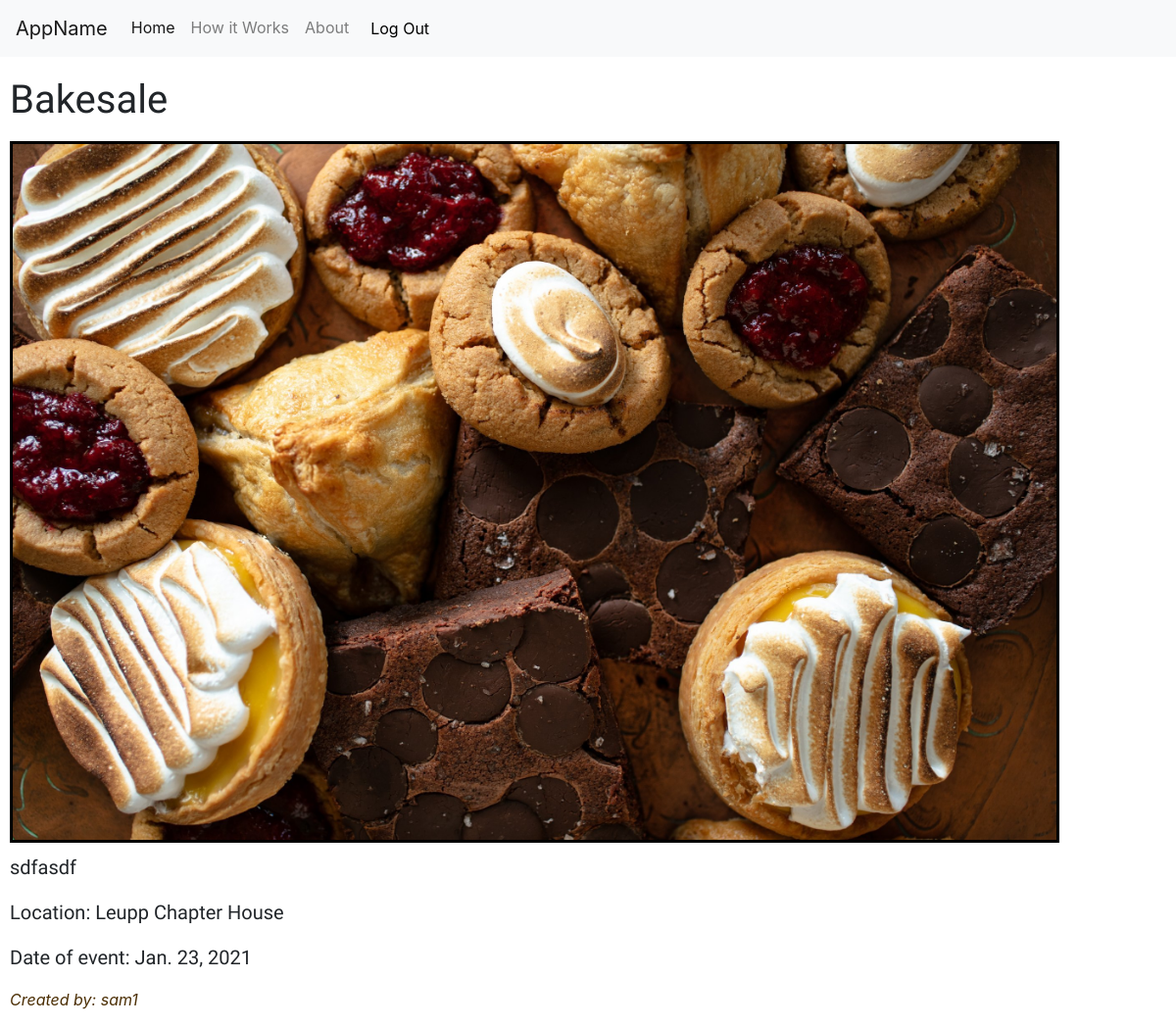
Page /events/bakesale/ (signed in) on the committed database.
### events/models.py (models this page shows, shortened)
class Event(models.Model):
    title=models.CharField(max_length=100)
    slug=models.SlugField(null=True, blank=True)
    description=models.TextField()
    location=models.CharField(max_length=100)
    date=models.DateField()
    thumb=models.ImageField(default='default.png', blank=True)
    author = models.ForeignKey(User, on_delete=models.CASCADE, default=None)

### events/views.py (the view)
# urls.py: path('<slug:slug>/', views.event_detail, name='detail'),
@login_required(login_url="/accounts/login")
def event_detail(request, slug):
    event = Event.objects.get(slug=slug)
    return render(request, 'events/event_detail.html', {'event': event })

### events/templates/events/event_detail.html
{% extends 'base_layout.html' %}
{% block content %}
<div class="event-detail">
    <div class="event">
        <h2>{{event.title}}</h2>
        <img class="event-img" src="{{event.thumb.url}}" alt="photo">
        <p>{{event.description}}</p>
        <p>Location: {{event.location}}</p>
        <p>Date of event: {{event.date}}</p>
    </div>
    {% if user.is_authenticated %}
    <p class="signed-username">Created by: {{ user.username }}</p>
    {% endif %}
</div>
{% endblock %}

### css/styles.css (style rules this page uses)
.event-detail { padding-top: 20px; padding-left: 10px; }
.event p { font-family: 'Source Sans Pro', sans-serif; font-size: 20px; }
.event h2 { font-family: 'Volkhov', serif; font-size: 40px; padding-bottom: 10px; }
.event-img { border: 3px solid black; margin-bottom: 10px; }
.signed-username { font-style: italic; color: rgb(75, 46, 4); }
img { max-width: 90%; }

### rows in the picture
Event: title "Bakesale", thumb (picture), description "sdfasdf", location "Leupp Chapter House", date "Jan. 23, 2021"

### other values in the picture
{{ user.username }} "sam1"
